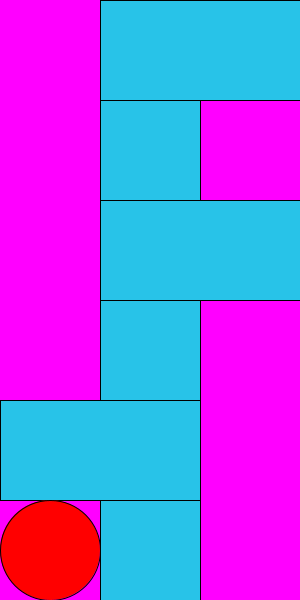
Frame 1 (no input)
Frame 60 (the mouse pressed at the canvas centre just before this capture): identical to frame 1, image omitted
Frame 120 (the mouse held since frame 60 and released just before this capture): identical to frame 1, image omitted

The Processing sketch that drew this single still picture (run headless with seeded random() and noise(); from frame 60 on, the mouse is pressed at the canvas centre):

// Processing sketch: timberman02
// ── timberman02.pde
//左、中、右,樹枝
int []tree=new int[30];//0:no, 1:left, 2:right
int pos=0;//0:left, 1:right
void setup(){
  size(300,600);
  tree[0]=0;//safe
  for(int i=1;i<30;i++){
    tree[i]=int(random(3));
  }
}
void draw(){
  background(255,0,255);
  for(int i=0;i<30;i++){
    if(tree[i]==0){//empty,safe
      fill(#28C3E8); rect(100,500-i*100, 100,100);
    }else if(tree[i]==1){//left
      fill(#28C3E8); rect(  0,500-i*100, 200,100);
    }else if(tree[i]==2){//right
      fill(#28C3E8); rect(100,500-i*100, 200,100);
    }
  }
  if(pos==0){
    fill(255,0,0); ellipse(50,550,100,100);
  }else if(pos==1){
    fill(255,0,0); ellipse(250,550,100,100);
  }
}
void keyPressed(){
  if(keyCode==RIGHT) pos=1;
  if(keyCode==LEFT) pos=0;
  //and cut it or die
}
